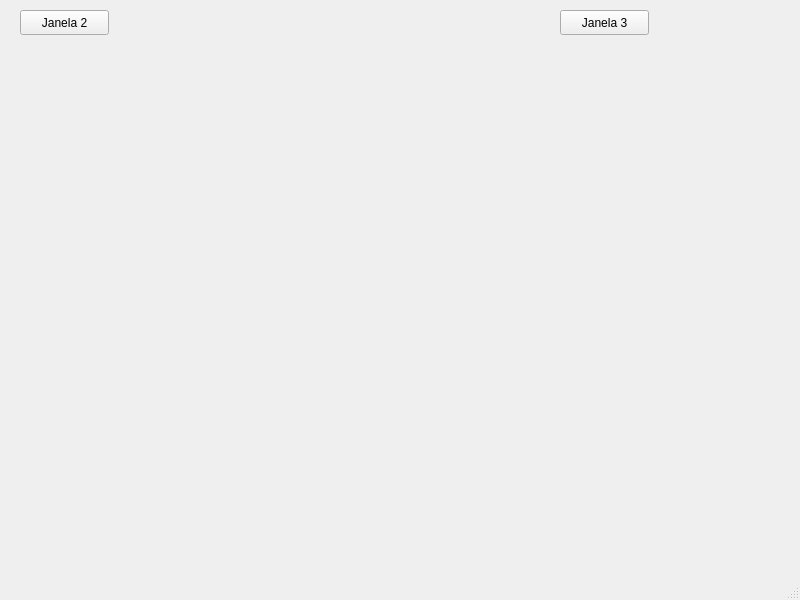
<?xml version="1.0" encoding="UTF-8"?>
<ui version="4.0">
 <class>MainWindow</class>
 <widget class="QMainWindow" name="MainWindow">
  <property name="geometry">
   <rect>
    <x>0</x>
    <y>0</y>
    <width>800</width>
    <height>600</height>
   </rect>
  </property>
  <property name="windowTitle">
   <string>MainWindow</string>
  </property>
  <widget class="QWidget" name="centralwidget">
   <widget class="QPushButton" name="pushButton">
    <property name="geometry">
     <rect>
      <x>20</x>
      <y>10</y>
      <width>89</width>
      <height>25</height>
     </rect>
    </property>
    <property name="text">
     <string>Janela 2</string>
    </property>
   </widget>
   <widget class="QPushButton" name="pushButton_2">
    <property name="geometry">
     <rect>
      <x>560</x>
      <y>10</y>
      <width>89</width>
      <height>25</height>
     </rect>
    </property>
    <property name="text">
     <string>Janela 3</string>
    </property>
   </widget>
  </widget>
  <widget class="QMenuBar" name="menubar">
   <property name="geometry">
    <rect>
     <x>0</x>
     <y>0</y>
     <width>800</width>
     <height>22</height>
    </rect>
   </property>
  </widget>
  <widget class="QStatusBar" name="statusbar"/>
 </widget>
 <resources/>
 <connections/>
</ui>
